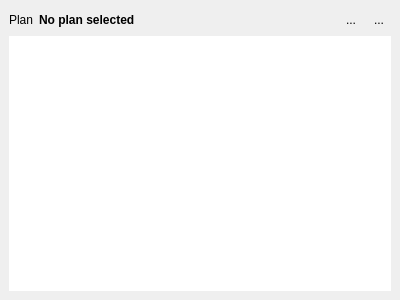
<?xml version="1.0" encoding="UTF-8"?>
<ui version="4.0">
 <class>qdwPlanMetrics</class>
 <widget class="QgsDockWidget" name="qdwPlanMetrics">
  <property name="geometry">
   <rect>
    <x>0</x>
    <y>0</y>
    <width>400</width>
    <height>300</height>
   </rect>
  </property>
  <property name="windowTitle">
   <string>Redistricting - Plan Analysis</string>
  </property>
  <widget class="QWidget" name="vlPlanMetrics">
   <layout class="QVBoxLayout" name="verticalLayout">
    <item>
     <layout class="QHBoxLayout" name="horizontalLayout">
      <item>
       <widget class="QLabel" name="label">
        <property name="text">
         <string>Plan</string>
        </property>
       </widget>
      </item>
      <item>
       <widget class="QLabel" name="lblPlanName">
        <property name="font">
         <font>
          <weight>75</weight>
          <bold>true</bold>
         </font>
        </property>
        <property name="text">
         <string>No plan selected</string>
        </property>
       </widget>
      </item>
      <item>
       <spacer name="horizontalSpacer">
        <property name="orientation">
         <enum>Qt::Horizontal</enum>
        </property>
        <property name="sizeHint" stdset="0">
         <size>
          <width>40</width>
          <height>20</height>
         </size>
        </property>
       </spacer>
      </item>
      <item>
       <widget class="QFrame" name="frame">
        <property name="frameShape">
         <enum>QFrame::NoFrame</enum>
        </property>
        <property name="frameShadow">
         <enum>QFrame::Plain</enum>
        </property>
        <layout class="QHBoxLayout" name="horizontalLayout_2">
         <property name="spacing">
          <number>4</number>
         </property>
         <property name="leftMargin">
          <number>0</number>
         </property>
         <property name="topMargin">
          <number>0</number>
         </property>
         <property name="rightMargin">
          <number>0</number>
         </property>
         <property name="bottomMargin">
          <number>0</number>
         </property>
         <item>
          <widget class="QToolButton" name="btnCopy">
           <property name="toolTip">
            <string>Copy entire table to clipboard</string>
           </property>
           <property name="text">
            <string>...</string>
           </property>
           <property name="autoRaise">
            <bool>true</bool>
           </property>
          </widget>
         </item>
         <item>
          <widget class="QToolButton" name="btnHelp">
           <property name="toolTip">
            <string>Help on plan analysis panel</string>
           </property>
           <property name="text">
            <string>...</string>
           </property>
           <property name="autoRaise">
            <bool>true</bool>
           </property>
          </widget>
         </item>
        </layout>
       </widget>
      </item>
     </layout>
    </item>
    <item>
     <widget class="QTableView" name="tblPlanMetrics">
      <property name="styleSheet">
       <string notr="true">QHeaderView {
                                                border: none;
                                                padding-left: 5px
                                                }
                                                QHeaderView::section {
                                                border: none;
                                                }</string>
      </property>
      <property name="frameShape">
       <enum>QFrame::NoFrame</enum>
      </property>
      <property name="frameShadow">
       <enum>QFrame::Plain</enum>
      </property>
      <property name="showGrid">
       <bool>false</bool>
      </property>
      <property name="gridStyle">
       <enum>Qt::NoPen</enum>
      </property>
      <attribute name="horizontalHeaderVisible">
       <bool>false</bool>
      </attribute>
      <attribute name="horizontalHeaderStretchLastSection">
       <bool>true</bool>
      </attribute>
      <attribute name="verticalHeaderDefaultSectionSize">
       <number>24</number>
      </attribute>
     </widget>
    </item>
   </layout>
  </widget>
 </widget>
 <customwidgets>
  <customwidget>
   <class>QgsDockWidget</class>
   <extends>QDockWidget</extends>
   <header>qgsdockwidget.h</header>
   <container>1</container>
  </customwidget>
 </customwidgets>
 <resources/>
 <connections/>
</ui>
